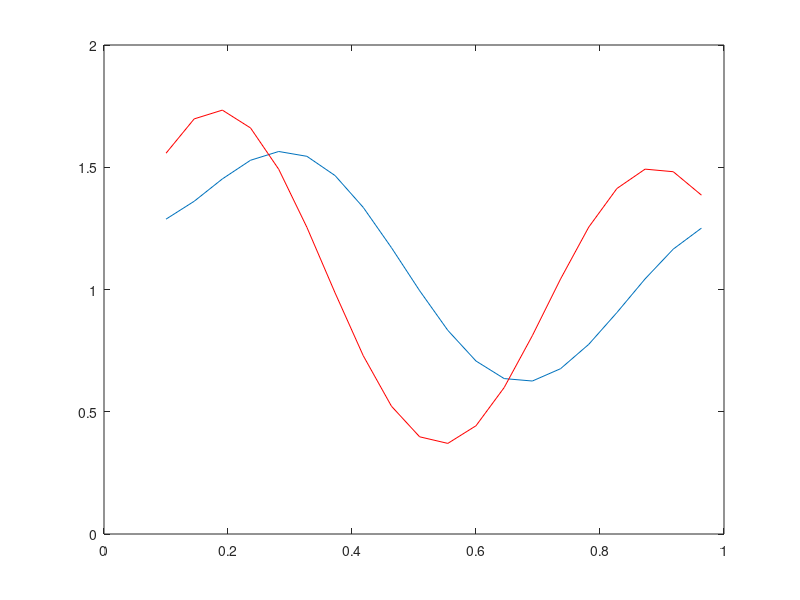

Reproduce this figure in MATLAB.
clear all
clc

x = 0.1:1/22:1;
y = (1 + 0.6*sin(2*pi*x/0.7)) + 0.3*sin(2*pi*x)/2;
%plot(x,y)
% pasirinkti centrai
c1 = 0.20;
c2 = 0.89;
r1 = 0.15;
r2 = 0.16;

%Gauso f-jos: F = exp(-(x-c)^2/(2*r^2));

for i = 1:20
    F1 = exp(-(x(i)-c1)^2/(2*r1^2));
    F2 = exp(-(x(i)-c2)^2/(2*r2^2));
end

% 2) Sugeneruojami atsitiktiniai svoriai. Pradines mokymo vertes.
w1 = randn(1);
w2 = randn(1);
w0 = randn(1);
n = 0.15;

for m = 1:10000
    for j = 1:20
        y_apsk(j) = F1*w1+F2*w2+w0;
        e = y(j) - y_apsk(j);
        %atnaujinami svoriai
        if e ~= 0
            w1 = w1+n*e*F1;
            w2 = w2+n*e*F2;
            w0 = w0+n*e;
        end
    end
end

plot(x, y_apsk,x,y,'r')



